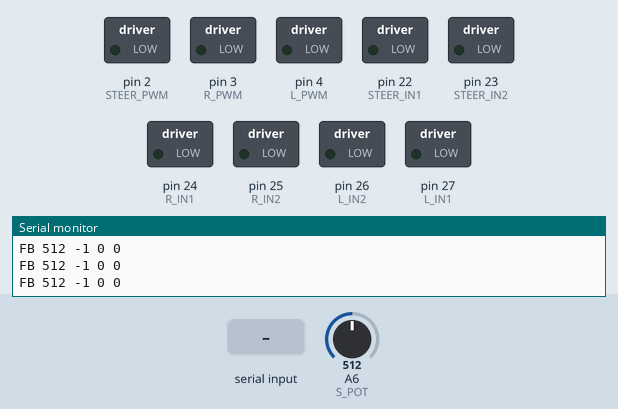
Recording of a sketch running on a simulated Arduino Mega 2560, built with avr-gcc and run on an emulated ATmega2560. On the bench: switched loads named in the sketch (green lamp = pin HIGH), the last lines printed to the serial monitor. Inputs (shaded band) come from the test bench; at power-on: A6 (S_POT) = 512. EEPROM starts erased.

Above: at 1.2 s.
1.3 s: "SC\n" received over Serial
At 1.6 s:
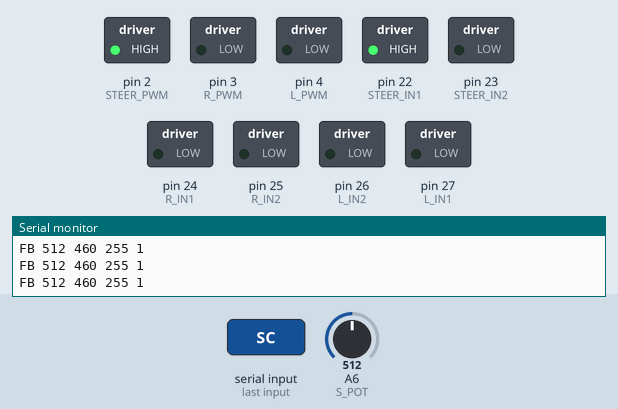
4.3 s: "SR 90\n" received over Serial
At 5.1 s:
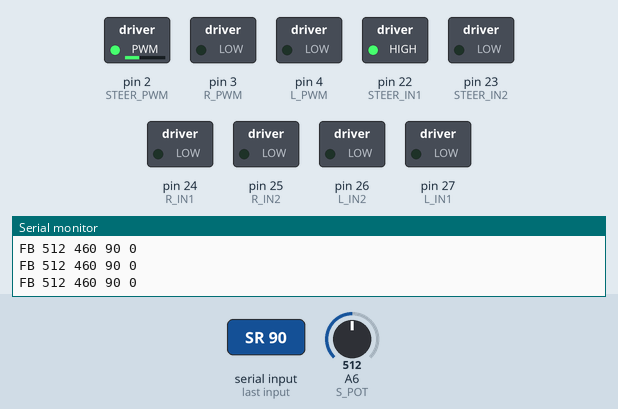
5.8 s: "CAL\n" received over Serial
At 6.2 s:
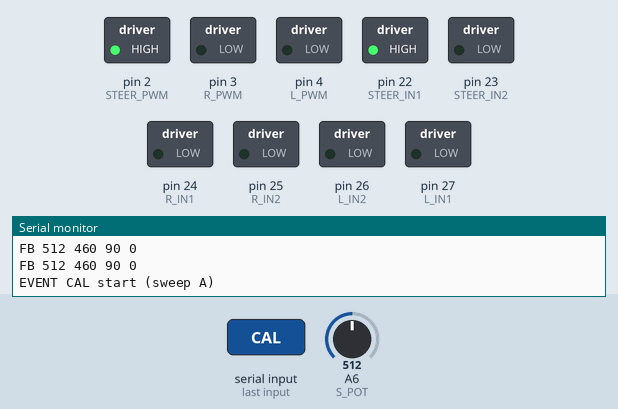
7.3 s: A6 (S_POT) set to 535
10.3 s: A6 (S_POT) set to 563
13.3 s: "M 90\n" received over Serial
At 14.3 s:
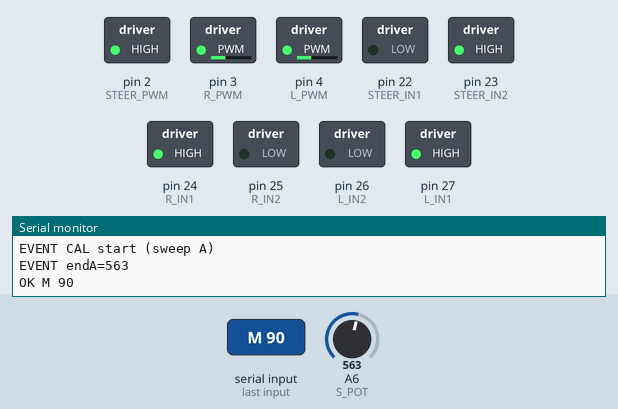
Timing chart, 0 to 19.7 s (numbered marks = the images above; inputs shaded):
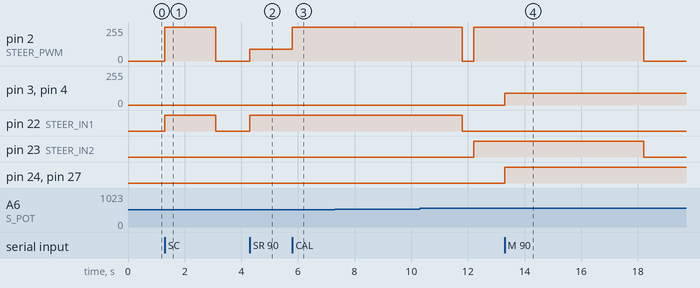

The sketch:

mega_steer_closed_loop.ino
```cpp
/*
 * mega_steer_closed_loop.ino — 가변저항(POT, A6) 피드백 기반 폐루프 조향 펌웨어
 * Board: Arduino Mega 2560 / 드라이버: DRI0042 x3 (기존 mega_motor_controller.ino와 동일 배선)
 *
 * mega_motor_controller.ino(open-loop 타임드 펄스)의 대체 버전이다. 차이는 조향뿐:
 *   - 예전: ST <pwm> <duration> 을 쏘고 소프트 추정치로만 각을 짐작 (측정 없음)
 *   - 지금: SA <target> 로 목표 ADC를 주면, 펌웨어가 매 루프 analogRead(A6)로 실제
 *           위치를 읽어 P제어로 그 목표를 "물고 유지"한다. 진짜 폐루프.
 *
 * 구동(주행) 모터는 예전과 동일 — M <pwm> 하나를 좌우 구동모터에 똑같이 적용.
 *
 * ── 캘리브레이션 (끝단 저항값이 물리적으로 드리프트하므로 재측정 가능해야 함) ──
 *   CAL 명령 하나로 좌/우 끝단을 자동 스윕 측정 → min/max/방향부호를 EEPROM에 저장.
 *   전원을 껐다 켜도 유지되고, 재캘은 CAL 재전송뿐 — 스케치 재업로드 불필요.
 *   측정된 사용자 값(우회전 210 / 좌회전 710, ADC 증가=좌)을 부팅 기본값으로 넣어둔다.
 *
 * ── 시리얼 프로토콜 (115200) ─────────────────────────────────────
 *   M <pwm>            구동 PWM (좌우 동일). 예: M 100
 *   SA <target_adc>    조향 목표 ADC (held). 소프트리밋으로 클램프. 예: SA 460
 *   SC                 목표를 중앙(center)으로
 *   SH                 조향 릴리스(모터 off, 폐루프 해제)
 *   SR <pwm>           [진단] 폐루프 없이 조향모터 생짜 구동 (SR 255 / SR -255)
 *   CAL                끝단 자동 스윕 → EEPROM 저장 → 중앙 복귀 후 hold
 *   CFG                현재 캘리브/게인 출력
 *   FBON / FBOFF       FB 텔레메트리 스트림 켜기/끄기 (CAL 중엔 자동 억제, CAL 끝나면 자동 off)
 *   STOP               전부 정지 + 조향 해제
 *
 * ── 텔레메트리 (50Hz) ────────────────────────────────────────────
 *   FB <pot> <target> <steer_pwm> <engaged>
 *     ROS steering_feedback_node가 <pot>을 rad로 변환해 발행한다.
 *   OK.../ERR.../EVENT... 은 명령 응답·상태 전이.
 *
 * ⚠️ 방향 부호(어느 극성이 ADC를 올리나)는 CAL로 확정된다. CAL 이력이 없으면 첫 SA에서
 *    짧게 nudge해 스스로 부호를 찾는다(부호 오류로 인한 폭주 방지). 소프트리밋+스톨감지가 백업.
 */

#include <EEPROM.h>

// ── 핀 (사용자 확정 배선, steer_pot_test.ino와 동일) ──
const int STEER_PWM = 2, STEER_IN1 = 22, STEER_IN2 = 23;
const int S_POT     = A6;
const int L_PWM = 4, L_IN1 = 27, L_IN2 = 26;   // mega_motor_controller.ino 확정 배선
const int R_PWM = 3, R_IN1 = 24, R_IN2 = 25;

// ── 안전/구동 한계 ──
const int MAX_DRIVE_PWM = 180;

// ── 조향 폐루프 파라미터 (튜닝 대상) ──
const int STEER_SWEEP_PWM = 255;   // CAL 스윕/probe 구동 (약한 방향 확인 위해 최대)
// 조향 폐루프 = 펄스-정착(pulse & settle). 모터 켠 채 pot을 읽으면 값이 튀어(모터 노이즈)
// 목표 근처에서 헌팅한다 -> 목표 근처(NEAR_ZONE)에선 짧게 밀고(펄스) 모터 끄고 깨끗이
// 읽어(정착) 판단하기를 반복. 멀면 연속 구동(빠름). 비백드라이브 기어박스라 모터 꺼도
// 위치가 유지되므로 능동 홀드가 필요 없다.
const int STEER_DRIVE_PWM = 255;              // 구동 PWM (무게 증가+한쪽 약함 -> 최대 255로 테스트)
const int NEAR_ZONE       = 90;               // 이 밖은 긴 펄스(빠름), 안쪽은 짧은 펄스(정밀)
const unsigned long HOLD_PULSE_FAR_MS  = 200; // 원거리 펄스 길이
const unsigned long HOLD_PULSE_NEAR_MS = 50;  // 근거리 펄스 길이
const unsigned long HOLD_SETTLE_MS     = 70;  // 끄고 깨끗이 읽는 시간
const int STEER_DEADBAND  = 20;               // 목표 근처 정지대 (깨끗한 읽기 기준)
const int LIMIT_MARGIN    = 15;               // 소프트리밋을 끝단에서 이만큼 안쪽으로

// ── 캘리브레이션(끝단) 감지 파라미터 ──
const unsigned long STALL_WINDOW_MS = 600;
const int           STALL_MIN_DELTA = 3;
// 순간적으로 느려진 걸 스톨로 오판하지 않도록, 이만큼 "연속" 창에서 안 움직여야 스톨로 확정.
// (예: 3 x 600ms = 1.8초 동안 계속 <3카운트여야 진짜 끝단/막힘으로 판정)
const int           STALL_WINDOWS_NEEDED = 3;
const unsigned long MAX_PHASE_MS    = 6000;
const unsigned long SETTLE_MS       = 400;
const unsigned long PROBE_MS        = 300;   // 방향부호 nudge 시간
const unsigned long REPORT_MS       = 20;

// ── EEPROM 저장 구조 ──
struct Calib { uint8_t magic; int potMin; int potMax; int8_t increaseA; };
const uint8_t CAL_MAGIC = 0xA6;
Calib cal = { 0, 210, 710, -1 };   // 기본: 우210/좌710, 부호 미상(-1)

int center() { return (cal.potMin + cal.potMax) / 2; }
int loLimit() { return cal.potMin + LIMIT_MARGIN; }
int hiLimit() { return cal.potMax - LIMIT_MARGIN; }

// ── 상태 ──
enum Mode { M_IDLE, M_HOLD, M_PROBE, M_RAW, M_CAL_A, M_CAL_SA, M_CAL_B, M_CAL_SB, M_CAL_CENTER };
Mode mode = M_IDLE;
int rawSteer = 0;   // SR 명령: 폐루프 없이 조향모터를 이 PWM으로 생짜 구동(진단용)

int  steerTarget = -1;        // 현재 조향 목표 ADC (-1 = 미설정)
int  steerPwmOut = 0;         // 마지막 조향 출력 (텔레메트리용)
bool stalledAtTarget = false; // 목표 추종 중 기계 끝/막힘으로 정지한 상태
bool signFlipTried = false;   // 목표당 부호 자동뒤집기 1회 제한(핑퐁 방지)
bool telemetry = true;        // FB 스트림 on/off. CAL 중엔 자동 억제, CAL 끝나면 자동 off
                              // (Serial Monitor에서 SUMMARY를 읽을 수 있게). 구동명령/FBON으로 재개.
bool holdDriving = false;     // 펄스-정착: 지금 미는 중(true)인지 정착/읽기 중(false)인지
int  holdDir = 0;            // 펄스 시작 시 고정한 구동 방향(+1/-1)
unsigned long tHoldStep = 0; // 현재 펄스/정착 시작 시각
unsigned long holdPulseMs = HOLD_PULSE_NEAR_MS; // 이번 펄스 길이(원거리=길게, 근거리=짧게)

unsigned long tPhaseStart = 0, tReport = 0, tStallRef = 0, tSettle = 0, tProbe = 0, tDirRef = 0;
int potAtStallRef = 0, potAtProbe = 0, potAtDirRef = 0, potPhaseStart = 0;
int stallWindows = 0;   // 연속으로 안 움직인 창 개수 (STALL_WINDOWS_NEEDED 도달 시 스톨 확정)
int calEndA = -1, calEndB = -1;
int calSweepPwm = STEER_SWEEP_PWM;
const int MIN_SWEEP_TRAVEL = 40;   // CAL: 이만큼도 안 움직인 스톨은 false stall로 보고 무시

int medBuf[5];
int medIdx = 0;
String inputLine = "";

int median5() {
  int a[5];
  for (int i = 0; i < 5; i++) a[i] = medBuf[i];
  for (int i = 1; i < 5; i++) { int k=a[i], j=i-1; while (j>=0 && a[j]>k){a[j+1]=a[j];j--;} a[j+1]=k; }
  return a[2];
}

void setSteerMotor(int pwm) {   // +pwm = S_IN1 HIGH(=극성 A), -pwm = S_IN2 HIGH(=극성 B)
  pwm = constrain(pwm, -255, 255);
  if (pwm > 0)      { digitalWrite(STEER_IN1, HIGH); digitalWrite(STEER_IN2, LOW);  analogWrite(STEER_PWM, pwm); }
  else if (pwm < 0) { digitalWrite(STEER_IN1, LOW);  digitalWrite(STEER_IN2, HIGH); analogWrite(STEER_PWM, -pwm); }
  else              { digitalWrite(STEER_IN1, LOW);  digitalWrite(STEER_IN2, LOW);  analogWrite(STEER_PWM, 0); }
}

void setDriveMotors(int pwm) {
  pwm = constrain(pwm, -MAX_DRIVE_PWM, MAX_DRIVE_PWM);
  // L
  if (pwm > 0)      { digitalWrite(L_IN1, HIGH); digitalWrite(L_IN2, LOW);  analogWrite(L_PWM, pwm); }
  else if (pwm < 0) { digitalWrite(L_IN1, LOW);  digitalWrite(L_IN2, HIGH); analogWrite(L_PWM, -pwm); }
  else              { digitalWrite(L_IN1, LOW);  digitalWrite(L_IN2, LOW);  analogWrite(L_PWM, 0); }
  // R
  if (pwm > 0)      { digitalWrite(R_IN1, HIGH); digitalWrite(R_IN2, LOW);  analogWrite(R_PWM, pwm); }
  else if (pwm < 0) { digitalWrite(R_IN1, LOW);  digitalWrite(R_IN2, HIGH); analogWrite(R_PWM, -pwm); }
  else              { digitalWrite(R_IN1, LOW);  digitalWrite(R_IN2, LOW);  analogWrite(R_PWM, 0); }
}

void steerRelease() { setSteerMotor(0); mode = M_IDLE; }

void loadCal() {
  Calib c; EEPROM.get(0, c);
  if (c.magic == CAL_MAGIC && c.potMax - c.potMin > 40) { cal = c; }
}
void saveCal() { cal.magic = CAL_MAGIC; EEPROM.put(0, cal); }

void printCfg() {
  Serial.print("CFG min="); Serial.print(cal.potMin);
  Serial.print(" max="); Serial.print(cal.potMax);
  Serial.print(" center="); Serial.print(center());
  Serial.print(" incA="); Serial.print(cal.increaseA);
  Serial.print(" drivePwm="); Serial.print(STEER_DRIVE_PWM);
  Serial.print(" deadband="); Serial.println(STEER_DEADBAND);
}

// 스톨(끝단) 판정: 한 창(window)에서 med 변화가 STALL_MIN_DELTA 미만이면 stallWindows++,
// 조금이라도 움직이면 0으로 리셋. STALL_WINDOWS_NEEDED번 "연속" 안 움직여야 스톨 확정.
// 순간적으로 뻑뻑한 지점을 지날 때(한두 창 느려짐)는 스톨로 오판하지 않는다.
bool stalled(int med, unsigned long now) {
  if (now - tStallRef < STALL_WINDOW_MS) return false;
  bool little = abs(med - potAtStallRef) < STALL_MIN_DELTA;
  tStallRef = now; potAtStallRef = med;
  stallWindows = little ? stallWindows + 1 : 0;
  return stallWindows >= STALL_WINDOWS_NEEDED;
}

// 인자를 Mode가 아니라 int로 받는다: Arduino IDE가 함수 프로토타입을 enum Mode 정의보다
// 위에 자동 삽입해 "Mode was not declared" 를 내는 문제를 피하기 위함. (호출부는 enum 값을
// 넘겨도 int로 암시변환됨) 내부에서 Mode로 캐스팅.
void enterPhase(int m, int med) {
  mode = (Mode)m; tPhaseStart = millis(); tStallRef = millis();
  potAtStallRef = med; potPhaseStart = med; stallWindows = 0;
}

void setup() {
  Serial.begin(115200);
  Serial.setTimeout(20);
  pinMode(STEER_PWM, OUTPUT); pinMode(STEER_IN1, OUTPUT); pinMode(STEER_IN2, OUTPUT);
  pinMode(L_PWM, OUTPUT); pinMode(L_IN1, OUTPUT); pinMode(L_IN2, OUTPUT);
  pinMode(R_PWM, OUTPUT); pinMode(R_IN1, OUTPUT); pinMode(R_IN2, OUTPUT);
  pinMode(S_POT, INPUT);
  setSteerMotor(0); setDriveMotors(0);

  int v = analogRead(S_POT);
  for (int i = 0; i < 5; i++) medBuf[i] = v;

  loadCal();
  unsigned long now = millis();
  tReport = tStallRef = now;
  Serial.println("READY fw=closed-loop-steer v1");
  printCfg();
}

void parseCommand(String cmd) {
  cmd.trim();
  if (cmd.length() == 0) return;

  if (cmd == "STOP") { setDriveMotors(0); steerRelease(); Serial.println("OK STOP"); return; }
  if (cmd == "SH")   { steerRelease(); Serial.println("OK SH"); return; }
  if (cmd == "SC")   { steerTarget = center(); stalledAtTarget = false; signFlipTried = false;
                       stallWindows = 0; tStallRef = millis(); potAtStallRef = median5();
                       mode = M_HOLD; telemetry = true;
                       Serial.print("OK SC "); Serial.println(steerTarget); return; }
  if (cmd == "CFG")  { printCfg(); return; }
  if (cmd == "FBON") { telemetry = true;  Serial.println("OK FBON"); return; }
  if (cmd == "FBOFF"){ telemetry = false; Serial.println("OK FBOFF"); return; }

  // 진단용: 폐루프/소프트리밋 없이 조향모터를 생짜 PWM으로 구동. +면 극성A(IN1), -면 극성B(IN2).
  // SR 255 / SR -255 로 양쪽 방향 최대토크를 직접 걸어 드라이버 출력전압을 재보는 용도.
  if (cmd.startsWith("SR ")) {
    rawSteer = constrain(cmd.substring(cmd.indexOf(' ') + 1).toInt(), -255, 255);
    mode = M_RAW; telemetry = true;
    Serial.print("OK SR "); Serial.println(rawSteer);
    return;
  }

  if (cmd == "CAL") {
    calEndA = calEndB = -1;
    cal.potMin = 1023; cal.potMax = 0;   // 스윕으로 다시 채운다
    Serial.println("EVENT CAL start (sweep A)");
    enterPhase(M_CAL_A, median5());
    return;
  }

  if (cmd.startsWith("M ")) {
    int throttle = cmd.substring(cmd.indexOf(' ') + 1).toInt();
    throttle = constrain(throttle, -MAX_DRIVE_PWM, MAX_DRIVE_PWM);
    setDriveMotors(throttle);
    telemetry = true;
    Serial.print("OK M "); Serial.println(throttle);
    return;
  }

  if (cmd.startsWith("SA ")) {
    int t = cmd.substring(cmd.indexOf(' ') + 1).toInt();
    t = constrain(t, loLimit(), hiLimit());   // 소프트리밋
    steerTarget = t;
    stalledAtTarget = false; signFlipTried = false; telemetry = true;
    stallWindows = 0; tStallRef = millis(); potAtStallRef = median5();
    // 방향부호 미상이면 먼저 probe, 아니면 바로 hold 제어
    if (cal.increaseA < 0) { Serial.println("EVENT sign probe"); enterPhase(M_PROBE, median5()); potAtProbe = median5(); tProbe = millis(); }
    else                   { mode = M_HOLD; }
    Serial.print("OK SA "); Serial.println(steerTarget);
    return;
  }

  Serial.print("ERR UNKNOWN "); Serial.println(cmd);
}

void readSerial() {
  while (Serial.available() > 0) {
    char c = Serial.read();
    if (c == '\n') { parseCommand(inputLine); inputLine = ""; }
    else if (c != '\r') inputLine += c;
  }
}

// "ADC를 올리려면 어느 극성인가"에 따라, 목표로 가는 조향모터 부호를 계산
int steerDirToward(int err) {
  // err = target - pot. err>0 → ADC를 올려야. increaseA=1이면 극성 A(+)가 ADC를 올림.
  bool needIncrease = err > 0;
  bool useA = (needIncrease == (cal.increaseA == 1));
  return useA ? +1 : -1;
}

void loop() {
  unsigned long now = millis();

  medBuf[medIdx] = analogRead(S_POT);
  medIdx = (medIdx + 1) % 5;
  int med = median5();
  if (mode >= M_CAL_A) {                 // 캘리브 중엔 범위 갱신
    if (med < cal.potMin) cal.potMin = med;
    if (med > cal.potMax) cal.potMax = med;
  }

  readSerial();

  switch (mode) {
    case M_IDLE:
      setSteerMotor(0); steerPwmOut = 0;
      break;

    case M_RAW:                                    // 진단: 생짜 구동 (SH/SR 0로 정지)
      setSteerMotor(rawSteer); steerPwmOut = rawSteer;
      break;

    case M_HOLD: {
      // 연속 구동 제어: 목표 방향으로 STEER_DRIVE_PWM으로 계속 밀다가 deadband 안에서 정지.
      // 비백드라이브 기어박스라 모터 끄면 그 자리 유지. 목표 근처 헌팅은 모터 노이즈가 pot
      // 읽기에 타서 생기는 것 -> 근본해결은 pot 와이퍼-GND에 0.1uF 캡(배선 정리).
      if (steerTarget < 0) { setSteerMotor(0); steerPwmOut = 0; break; }
      int err = steerTarget - med;
      if (abs(err) <= STEER_DEADBAND) {              // 도달 -> 정지 유지
        setSteerMotor(0); steerPwmOut = 0; stalledAtTarget = false;
        tStallRef = now; potAtStallRef = med; stallWindows = 0; break;
      }
      if (stalledAtTarget) { setSteerMotor(0); steerPwmOut = 0; break; }  // latch
      if (stalled(med, now)) {                       // 안 움직임 -> 끝단/막힘
        stalledAtTarget = true; setSteerMotor(0); steerPwmOut = 0;
        Serial.print("EVENT STEER STALL pot="); Serial.println(med); break;
      }
      steerPwmOut = steerDirToward(err) * STEER_DRIVE_PWM;
      setSteerMotor(steerPwmOut);
      break;
    }

    case M_PROBE: {
      // 극성 A(+)로 강하게 구동하며 ADC가 오르는지 관찰 → increaseA 확정
      setSteerMotor(STEER_SWEEP_PWM); steerPwmOut = STEER_SWEEP_PWM;
      if (now - tProbe >= PROBE_MS) {
        int d = med - potAtProbe;
        setSteerMotor(0);
        if (abs(d) < STALL_MIN_DELTA) { Serial.println("EVENT probe: no motion (blocked/end) -- retry SA or CAL"); mode = M_IDLE; }
        else { cal.increaseA = (d > 0) ? 1 : 0; saveCal();
               Serial.print("EVENT sign incA="); Serial.println(cal.increaseA);
               mode = M_HOLD; }
      }
      break;
    }

    // ── CAL 자동 스윕: A끝 → B끝 → EEPROM 저장 → 중앙 복귀 ──
    case M_CAL_A:
      setSteerMotor(+calSweepPwm); steerPwmOut = +calSweepPwm;
      // 최소 이동거리 전의 스톨은 false stall(약한 구동/노이즈)로 보고 무시 -> 계속 밀기
      if (now - tPhaseStart > MAX_PHASE_MS ||
          (stalled(med, now) && abs(med - potPhaseStart) >= MIN_SWEEP_TRAVEL)) {
        setSteerMotor(0); tSettle = now; enterPhase(M_CAL_SA, med);
      }
      break;
    case M_CAL_SA:
      setSteerMotor(0); steerPwmOut = 0;
      if (now - tSettle >= SETTLE_MS) {
        calEndA = med; Serial.print("EVENT endA="); Serial.println(calEndA);
        enterPhase(M_CAL_B, med);
      }
      break;
    case M_CAL_B:
      setSteerMotor(-calSweepPwm); steerPwmOut = -calSweepPwm;
      if (now - tPhaseStart > MAX_PHASE_MS ||
          (stalled(med, now) && abs(med - potPhaseStart) >= MIN_SWEEP_TRAVEL)) {
        setSteerMotor(0); tSettle = now; enterPhase(M_CAL_SB, med);
      }
      break;
    case M_CAL_SB:
      setSteerMotor(0); steerPwmOut = 0;
      if (now - tSettle >= SETTLE_MS) {
        calEndB = med; Serial.print("EVENT endB="); Serial.println(calEndB);
        cal.potMin = min(calEndA, calEndB);
        cal.potMax = max(calEndA, calEndB);
        cal.increaseA = (calEndA > calEndB) ? 1 : 0;   // 극성 A가 더 큰 ADC면 A가 올림
        saveCal();
        Serial.print("SUMMARY min="); Serial.print(cal.potMin);
        Serial.print(" max="); Serial.print(cal.potMax);
        Serial.print(" span="); Serial.print(cal.potMax - cal.potMin);
        Serial.print(" center="); Serial.print(center());
        Serial.print(" incA="); Serial.println(cal.increaseA);
        steerTarget = center();
        signFlipTried = false;
        enterPhase(M_CAL_CENTER, med);
      }
      break;
    case M_CAL_CENTER: {
      int err = steerTarget - med;
      if (abs(err) <= STEER_DEADBAND || now - tPhaseStart > MAX_PHASE_MS) {
        setSteerMotor(0); steerPwmOut = 0; mode = M_HOLD;
        Serial.print("EVENT CAL done, centered pot="); Serial.println(med);
        telemetry = false;   // FB 스트림 정지 -> SUMMARY가 화면에 남음 (재개: FBON 또는 구동명령)
        Serial.println("EVENT telemetry off (send FBON or any drive cmd to resume)");
      } else {
        steerPwmOut = steerDirToward(err) * calSweepPwm; setSteerMotor(steerPwmOut);
      }
      break;
    }
  }

  // FB 스트림: telemetry가 켜져 있고 CAL 중이 아닐 때만 (CAL 중엔 EVENT/SUMMARY만 깔끔히 보이게)
  if (now - tReport >= REPORT_MS) {
    tReport = now;
    if (telemetry && mode < M_CAL_A) {
      Serial.print("FB "); Serial.print(med); Serial.print(' ');
      Serial.print(steerTarget); Serial.print(' ');
      Serial.print(steerPwmOut); Serial.print(' ');
      Serial.println(mode == M_HOLD ? 1 : 0);
    }
  }
}
```

Measured:
- after the input at 1.3 s, pin 2 (STEER_PWM): 0/255 → 255/255 at once, → 0/255 1.8 s later; pin 22 (STEER_IN1): LOW → HIGH at once, → LOW 1.8 s later
- after the input at 4.3 s, pin 2 (STEER_PWM): 0/255 → 90/255 at once; pin 22 (STEER_IN1): LOW → HIGH at once
- after the input at 5.8 s, pin 2 (STEER_PWM): 90/255 → 255/255 at once
- after the input at 7.3 s, every drawn part: stays the same
- after the input at 13.3 s, pin 3 (R_PWM), pin 4 (L_PWM): 0/255 → 90/255 at once; pin 24 (R_IN1), pin 27 (L_IN1): LOW → HIGH at once
